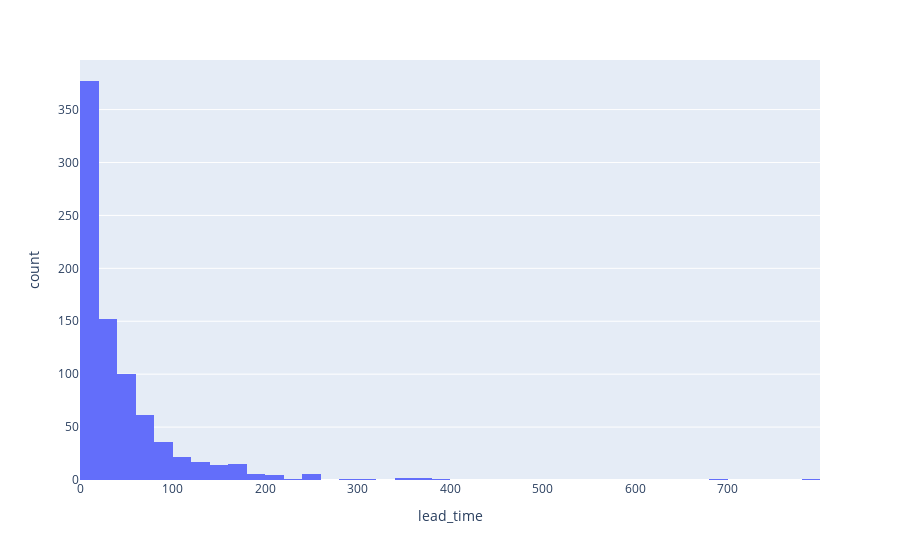

Notebook code cell kept with this figure:
### Code cell
fig = px.histogram(lead_df, x="lead_time", nbins=40)
fig.show()

### Figure 1 — Plotly figure (JSON) as saved in the notebook; plotly's stock layout.template omitted (floating-point values rounded to 4 significant figures; data arrays with more than 128 entries replaced by an {"elided": "..."} marker saying what was removed)
{"data": [{"alignmentgroup": "True", "bingroup": "x", "hovertemplate": "lead_time=%{x}<br>count=%{y}<extra></extra>", "legendgroup": "", "marker": {"color": "#636efa", "pattern": {"shape": ""}}, "name": "", "nbinsx": 40, "offsetgroup": "", "orientation": "v", "showlegend": false, "type": "histogram", "x": {"elided": "821 int values"}, "xaxis": "x", "yaxis": "y"}], "layout": {"barmode": "relative", "legend": {"tracegroupgap": 0}, "margin": {"t": 60}, "xaxis": {"anchor": "y", "domain": [0, 1], "title": {"text": "lead_time"}}, "yaxis": {"anchor": "x", "domain": [0, 1], "title": {"text": "count"}}}}
